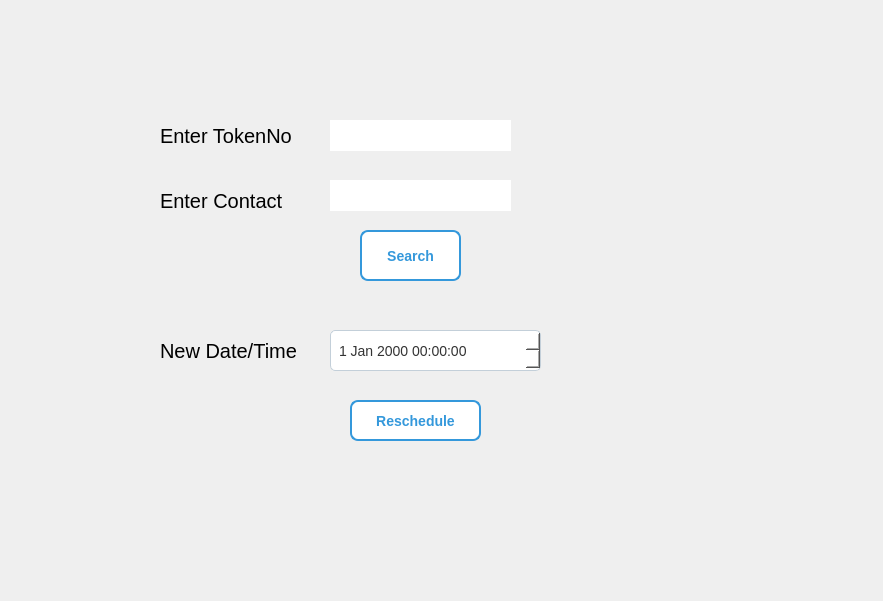
<?xml version="1.0" encoding="UTF-8"?>
<ui version="4.0">
 <class>Reschedule</class>
 <widget class="QDialog" name="Reschedule">
  <property name="geometry">
   <rect>
    <x>0</x>
    <y>0</y>
    <width>883</width>
    <height>601</height>
   </rect>
  </property>
  <property name="windowTitle">
   <string>Dialog</string>
  </property>
  <widget class="QLabel" name="label">
   <property name="geometry">
    <rect>
     <x>160</x>
     <y>120</y>
     <width>151</width>
     <height>31</height>
    </rect>
   </property>
   <property name="styleSheet">
    <string notr="true">font-family: 'Comic Sans MS', cursive, sans-serif;
font-size:20px;</string>
   </property>
   <property name="text">
    <string>Enter TokenNo</string>
   </property>
  </widget>
  <widget class="QLabel" name="label_2">
   <property name="geometry">
    <rect>
     <x>160</x>
     <y>190</y>
     <width>131</width>
     <height>21</height>
    </rect>
   </property>
   <property name="styleSheet">
    <string notr="true">font-family: 'Comic Sans MS', cursive, sans-serif;
font-size:20px;</string>
   </property>
   <property name="text">
    <string>Enter Contact</string>
   </property>
  </widget>
  <widget class="QLabel" name="label_3">
   <property name="geometry">
    <rect>
     <x>160</x>
     <y>340</y>
     <width>151</width>
     <height>21</height>
    </rect>
   </property>
   <property name="styleSheet">
    <string notr="true">font-family: 'Comic Sans MS', cursive, sans-serif;
font-size:20px;</string>
   </property>
   <property name="text">
    <string>New Date/Time</string>
   </property>
  </widget>
  <widget class="QLabel" name="textLabel">
   <property name="geometry">
    <rect>
     <x>140</x>
     <y>460</y>
     <width>541</width>
     <height>31</height>
    </rect>
   </property>
   <property name="styleSheet">
    <string notr="true">font-family: 'Comic Sans MS', cursive, sans-serif;
font-size:20px;</string>
   </property>
   <property name="text">
    <string/>
   </property>
  </widget>
  <widget class="QLineEdit" name="lineEdit">
   <property name="geometry">
    <rect>
     <x>330</x>
     <y>120</y>
     <width>181</width>
     <height>31</height>
    </rect>
   </property>
   <property name="styleSheet">
    <string notr="true">border:none;</string>
   </property>
  </widget>
  <widget class="QLineEdit" name="lineEdit_2">
   <property name="geometry">
    <rect>
     <x>330</x>
     <y>180</y>
     <width>181</width>
     <height>31</height>
    </rect>
   </property>
   <property name="styleSheet">
    <string notr="true">border:none;</string>
   </property>
  </widget>
  <widget class="QDateTimeEdit" name="dateTimeEdit">
   <property name="geometry">
    <rect>
     <x>330</x>
     <y>330</y>
     <width>211</width>
     <height>41</height>
    </rect>
   </property>
   <property name="styleSheet">
    <string notr="true">QDateTimeEdit {
    font-size: 14px;
    padding: 6px;
    border: 1px solid #c3cfd9;
    border-radius: 5px;
    background-color: #ffffff;
    color: #333;
    min-width: 150px;
}


</string>
   </property>
  </widget>
  <widget class="QPushButton" name="btnSave">
   <property name="geometry">
    <rect>
     <x>350</x>
     <y>400</y>
     <width>131</width>
     <height>41</height>
    </rect>
   </property>
   <property name="styleSheet">
    <string notr="true"> background-color: white;
    border: 2px solid #3498db;
    color: #3498db;
    padding: 5px 10px;
    border-radius: 8px;
    font-size: 14px;
    font-weight: bold;                   </string>
   </property>
   <property name="text">
    <string>Reschedule</string>
   </property>
  </widget>
  <widget class="QPushButton" name="btnSearch">
   <property name="geometry">
    <rect>
     <x>360</x>
     <y>230</y>
     <width>101</width>
     <height>51</height>
    </rect>
   </property>
   <property name="styleSheet">
    <string notr="true"> background-color: white;
    border: 2px solid #3498db;
    color: #3498db;
    padding: 5px 10px;
    border-radius: 8px;
    font-size: 14px;
    font-weight: bold;                   </string>
   </property>
   <property name="text">
    <string>Search</string>
   </property>
  </widget>
  <widget class="QLabel" name="textLabel_2">
   <property name="geometry">
    <rect>
     <x>190</x>
     <y>290</y>
     <width>521</width>
     <height>31</height>
    </rect>
   </property>
   <property name="styleSheet">
    <string notr="true">font-family: 'Comic Sans MS', cursive, sans-serif;
font-size:20px;</string>
   </property>
   <property name="text">
    <string/>
   </property>
  </widget>
 </widget>
 <resources/>
 <connections/>
</ui>
